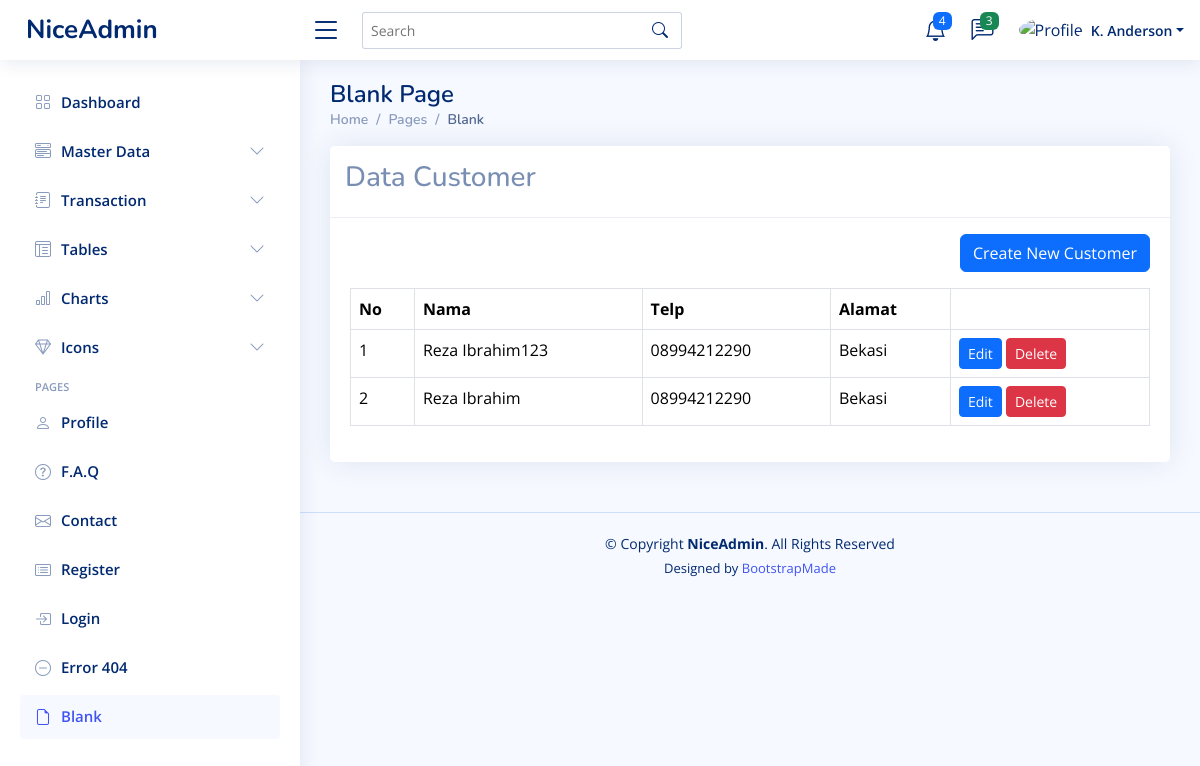
Screenshot of /dashboard.php?page=customer with the database file from the repository.
### tables this page shows
CREATE TABLE `customers` (
  `id` int(11) NOT NULL,
  `customer_name` varchar(50) NOT NULL,
  `customer_phone` varchar(13) NOT NULL,
  `customer_address` text DEFAULT NULL,
  `created_at` timestamp NOT NULL DEFAULT current_timestamp(),
  `updated_at` timestamp NULL DEFAULT NULL ON UPDATE current_timestamp()
);

### content/customer.php (the view, shortened to what this page needs)
<?php
$queryCustomer = mysqli_query($koneksi, "SELECT * FROM customers ORDER BY id DESC");
$rowCustomers  = mysqli_fetch_all($queryCustomer, MYSQLI_ASSOC);
?>
<div class="row">
    <div class="col-sm-12">
        <div class="card">
            <div class="card-header">
                <h3>Data Customer</h3>
            </div>
            <div class="card-body">
                <div align="right" class="mb-3 mt-3">
                    <a href="?page=add-customer" class="btn btn-primary">Create New Customer</a>
                </div>
                <table class="table table-bordered">
                    <thead>
                        <tr>
                            <th>No</th>
                            <th>Nama</th>
                            <th>Telp</th>
                            <th>Alamat</th>
                            <th></th>
                        </tr>
                    </thead>
                    <tbody>
                        <?php $no = 1;
                        foreach ($rowCustomers as $row): ?>
                            <tr>
                                <td><?php echo $no++ ?></td>
                                <td><?php echo $row['customer_name'] ?></td>
                                <td><?php echo $row['customer_phone'] ?></td>
                                <td><?php echo $row['customer_address'] ?></td>
                                <td>
                                    <a href="?page=add-customer&edit=<?php echo $row['id'] ?>" class="btn btn-primary btn-sm">Edit</a>
                                    <a href="?page=customer&delete=<?php echo $row['id'] ?>"
                                        onclick="return confirm('Are you sure??')" class="btn btn-danger btn-sm">Delete</a>
                                </td>
                            </tr>
                        <?php endforeach ?>
                    </tbody>
                </table>
            </div>
        </div>
    </div>
</div>

### assets/css/style.css (style rules this page uses)
:root { scroll-behavior: smooth; }
body { font-family: "Open Sans", sans-serif; background: #f6f9ff; color: #444444; }
h1, h2, h3, h4, h5, h6 { font-family: "Nunito", sans-serif; }
.card { margin-bottom: 30px; border: none; border-radius: 5px; box-shadow: 0px 0 30px rgba(1, 41, 112, 0.1); }
.card-header, .card-footer { border-color: #ebeef4; background-color: #fff; color: #798eb3; padding: 15px; }
.card-body { padding: 0 20px 20px 20px; }

### rows the page displays
customers: customer_name "Reza Ibrahim123", customer_phone "08994212290", customer_address "Bekasi"
customers: customer_name "Reza Ibrahim", customer_phone "08994212290", customer_address "Bekasi"
